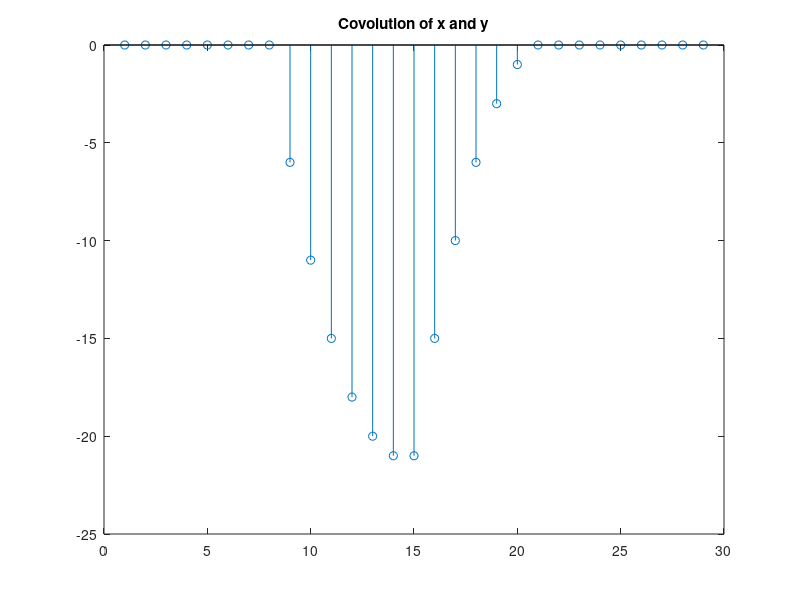

Here is the MATLAB script that generated this plot:
clear all;
x=[zeros(1,6), ones(1,7),zeros(1,2)];
y=[zeros(1,2), (-8+2:1:0), zeros(1,6)];
con=conv(x,y);
stem(con);
title('Covolution of x and y');